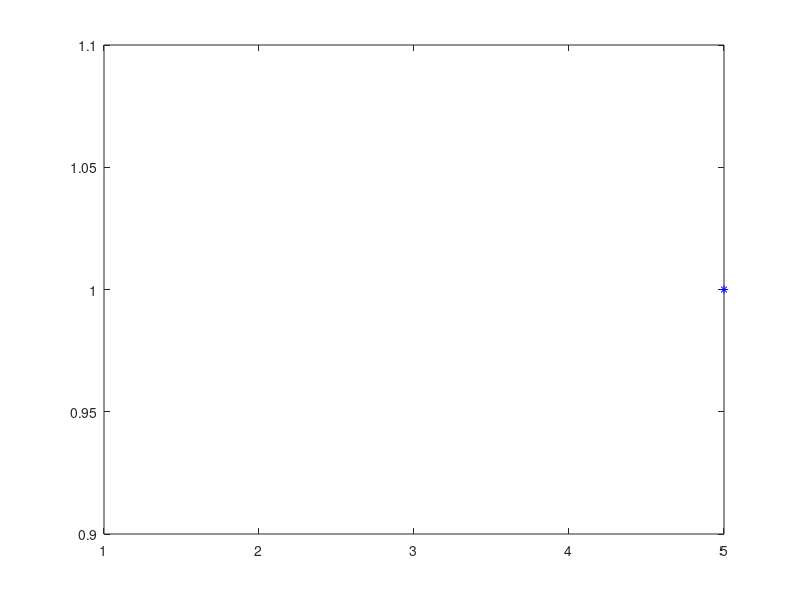

MATLAB code to generate this figure:
pkg load statistics

p = input('Give p= ');
n = input('Give n= ');
N = input('Give N= ');


X = zeros(1,N);
for i=1:N
  U = unifrnd(0,1, 1, n);
  X(i) = sum(U<p);
endfor

x=1:n;

U_X = unique(X);
N_X = hist(X, length(U_X));
F_X = N_X/N;

plot(x, binopdf(x,n,p), 'g*');
hold on;
plot(U_X, F_X, 'b*');